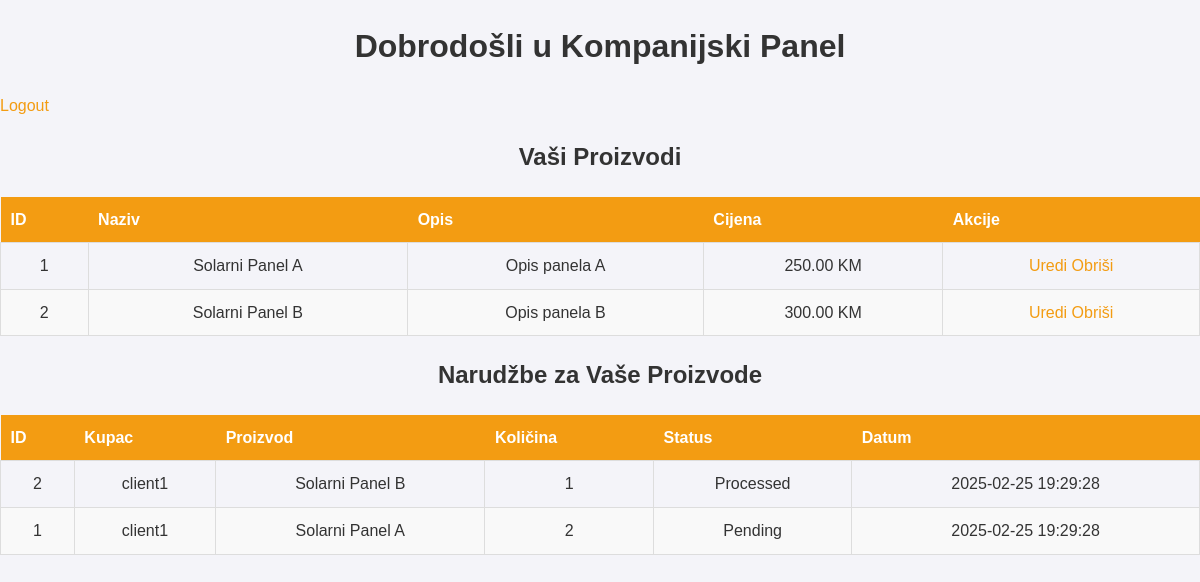
The app's page /company_dashboard.php (signed in) with its own data.
### tables this page shows
CREATE TABLE products (
    id INT AUTO_INCREMENT PRIMARY KEY,
    name VARCHAR(100) NOT NULL,
    description TEXT NOT NULL,
    price DECIMAL(10, 2) NOT NULL,
    company_id INT NOT NULL,
    created_at DATETIME DEFAULT CURRENT_TIMESTAMP,
    deleted_at DATETIME DEFAULT NULL,
    FOREIGN KEY (company_id) REFERENCES users(id) ON DELETE CASCADE
);

CREATE TABLE orders (
    id INT AUTO_INCREMENT PRIMARY KEY,
    user_id INT NOT NULL,
    product_id INT NOT NULL,
    quantity INT NOT NULL,
    status ENUM('pending', 'processed', 'canceled') DEFAULT 'pending',
    created_at DATETIME DEFAULT CURRENT_TIMESTAMP,
    FOREIGN KEY (user_id) REFERENCES users(id) ON DELETE CASCADE,
    FOREIGN KEY (product_id) REFERENCES products(id) ON DELETE CASCADE
);

CREATE TABLE users (
    id INT AUTO_INCREMENT PRIMARY KEY,
    username VARCHAR(50) NOT NULL UNIQUE,
    email VARCHAR(100) NOT NULL UNIQUE,
    password VARCHAR(255) NOT NULL,
    role ENUM('klijent', 'kompanija') NOT NULL DEFAULT 'klijent',
    created_at DATETIME DEFAULT CURRENT_TIMESTAMP
);

### company_dashboard.php (the view, shortened to what this page needs)
<?php
require 'db/db_connection.php';
$company_id = $_SESSION['user_id'];
$stmt = $conn->prepare("SELECT * FROM products WHERE company_id = ?");
$stmt->bind_param("i", $company_id);
$stmt->execute();
$products = $stmt->get_result();
$order_query = "
    SELECT orders.id, users.username AS customer, products.name AS product_name,
           orders.quantity, orders.status, orders.created_at
    FROM orders
    JOIN products ON orders.product_id = products.id
    JOIN users ON orders.user_id = users.id
    WHERE products.company_id = ?
    ORDER BY orders.created_at DESC";
$stmt = $conn->prepare($order_query);
$stmt->bind_param("i", $company_id);
$stmt->execute();
$orders = $stmt->get_result();
?>
<!DOCTYPE html>
<html lang="en">
<head>
    <link rel="stylesheet" href="css/style.css">
</head>
<body>
    <h1>Dobrodošli u Kompanijski Panel</h1>
    <a href="logout.php" style="display: block; margin-bottom: 20px;">Logout</a>
    <h2>Vaši Proizvodi</h2>
    <?php if ($products->num_rows > 0): ?>
        <table>
            <thead>
                <tr>
                    <th>ID</th>
                    <th>Naziv</th>
                    <th>Opis</th>
                    <th>Cijena</th>
                    <th>Akcije</th>
                </tr>
            </thead>
            <tbody>
                <?php while ($product = $products->fetch_assoc()): ?>
                    <tr>
                        <td><?= $product['id'] ?></td>
                        <td><?= htmlspecialchars($product['name']) ?></td>
                        <td><?= htmlspecialchars($product['description']) ?></td>
                        <td><?= number_format($product['price'], 2) ?> KM</td>
                        <td>
                            <a href="edit_product.php?id=<?= $product['id'] ?>">Uredi</a>
                            <a href="delete_product.php?id=<?= $product['id'] ?>" onclick="return confirm('Jeste li sigurni da želite obrisati ovaj proizvod?');">Obriši</a>
                        </td>
                    </tr>
                <?php endwhile; ?>
            </tbody>
        </table>
    <?php else: ?>
        <p>Trenutno nemate proizvoda.</p>
    <?php endif; ?>
    <h2>Narudžbe za Vaše Proizvode</h2>
    <?php if ($orders->num_rows > 0): ?>
        <table>
            <thead>
                <tr>
                    <th>ID</th>
                    <th>Kupac</th>
                    <th>Proizvod</th>
                    <th>Količina</th>
                    <th>Status</th>
                    <th>Datum</th>
                </tr>
            </thead>
            <tbody>
                <?php while ($order = $orders->fetch_assoc()): ?>
                    <tr>
                        <td><?= $order['id'] ?></td>
                        <td><?= htmlspecialchars($order['customer']) ?></td>
                        <td><?= htmlspecialchars($order['product_name']) ?></td>
                        <td><?= $order['quantity'] ?></td>
                        <td><?= ucfirst($order['status']) ?></td>
                        <td><?= $order['created_at'] ?></td>
                    </tr>
                <?php endwhile; ?>
            </tbody>
        </table>
    <?php else: ?>
        <p>Trenutno nemate narudžbi.</p>
    <?php endif; ?>
</body>
</html>

### css/style.css (style rules this page uses)
:root { --primary-color: #f39c12; --hover-color: #d88507; --secondary-color: #333333; --bg-light: #f4f4f9; --font-family: Arial, sans-serif; }
body { margin: 0; padding: 0; font-family: var(--font-family); background-color: var(--bg-light); color: var(--secondary-color); line-height: 1.6; }
h1, h2, h3 { text-align: center; margin-bottom: 20px; }
a { text-decoration: none; color: var(--primary-color); transition: color 0.3s ease; }
table { width: 100%; border-collapse: collapse; margin: 20px 0; }
thead th { background: var(--primary-color); color: #fff; padding: 10px; text-align: left; }
tbody td { border: 1px solid #ddd; padding: 10px; text-align: center; }
tbody tr:nth-child(even) { background: #f9f9f9; }

### records on screen
products: id "1", name "Solarni Panel A", description "Opis panela A", price "250.00"
products: id "2", name "Solarni Panel B", description "Opis panela B", price "300.00"
orders: id "2", user.username "client1", product.name "Solarni Panel B", quantity "1", status "Processed", created_at "2025-02-25 19:29:28"
orders: id "1", user.username "client1", product.name "Solarni Panel A", quantity "2", status "Pending", created_at "2025-02-25 19:29:28"
